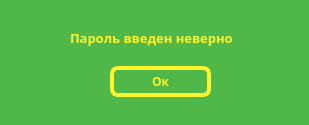
<?xml version="1.0" encoding="UTF-8"?>
<ui version="4.0">
 <class>Dialog</class>
 <widget class="QDialog" name="Dialog">
  <property name="geometry">
   <rect>
    <x>0</x>
    <y>0</y>
    <width>309</width>
    <height>125</height>
   </rect>
  </property>
  <property name="windowTitle">
   <string>Dialog</string>
  </property>
  <property name="styleSheet">
   <string notr="true">background-color: rgb(80, 184, 72);</string>
  </property>
  <widget class="QLabel" name="label">
   <property name="geometry">
    <rect>
     <x>70</x>
     <y>30</y>
     <width>181</width>
     <height>16</height>
    </rect>
   </property>
   <property name="font">
    <font>
     <family>Arial Black</family>
     <pointsize>10</pointsize>
     <weight>75</weight>
     <bold>true</bold>
    </font>
   </property>
   <property name="styleSheet">
    <string notr="true">color: rgb(255, 243, 42);</string>
   </property>
   <property name="text">
    <string>Пароль введен неверно</string>
   </property>
  </widget>
  <widget class="QPushButton" name="pushButton">
   <property name="geometry">
    <rect>
     <x>110</x>
     <y>66</y>
     <width>101</width>
     <height>31</height>
    </rect>
   </property>
   <property name="font">
    <font>
     <family>Arial Black</family>
     <weight>75</weight>
     <bold>true</bold>
    </font>
   </property>
   <property name="autoFillBackground">
    <bool>false</bool>
   </property>
   <property name="styleSheet">
    <string notr="true">border-radius: 8px;
background-color: rgb(80, 184, 72);
border: 4px solid #FFF32A;
color: #FFF32A;
font-weight: bold</string>
   </property>
   <property name="text">
    <string>Ок</string>
   </property>
  </widget>
  <widget class="QLabel" name="label_2">
   <property name="geometry">
    <rect>
     <x>10</x>
     <y>10</y>
     <width>41</width>
     <height>41</height>
    </rect>
   </property>
   <property name="text">
    <string/>
   </property>
   <property name="pixmap">
    <pixmap>../img/logo_ru_small.png</pixmap>
   </property>
   <property name="scaledContents">
    <bool>true</bool>
   </property>
  </widget>
 </widget>
 <resources/>
 <connections/>
</ui>
